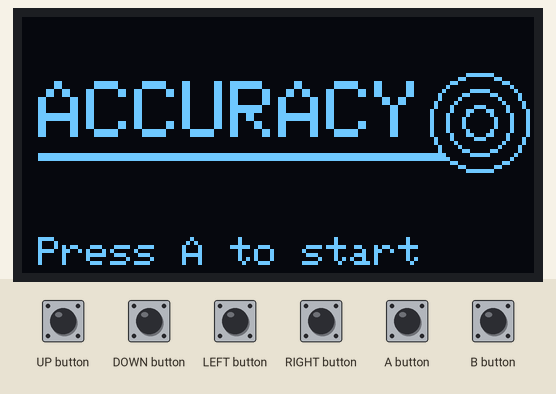
Simulated run of this sketch. Board: Arduboy, built with avr-gcc and run on an emulated ATmega32U4. Shown: 128×64 one-colour display. The inputs (shaded band) are chosen by the test bench.

Above: at 1.2 s.
1.3 s: A button pressed for 0.15 s
At 1.48 s:
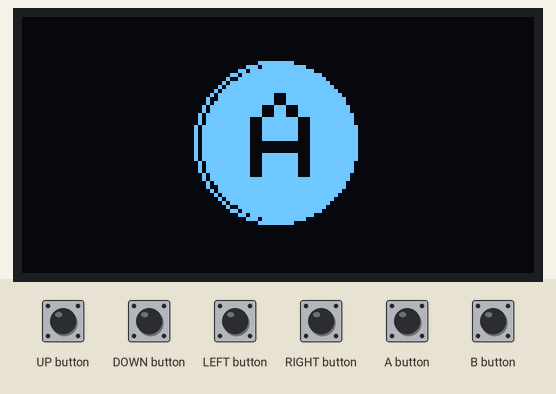
2.0 s: A button pressed for 1 s
At 3.2 s:
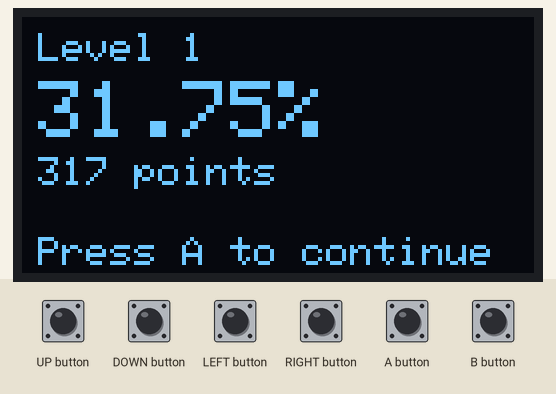
Timing chart, 0 to 5.0 s (numbered marks = the images above; inputs shaded):
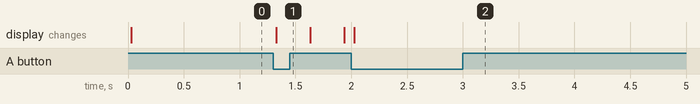

Measured:
- after the input at 1.3 s, the display: changes at once (image 1)
- after the input at 2.0 s, the display: changes at once (image 2)

The sketch:

Accuracy.ino
```cpp
// Accuracy
// K. M. Kroski
// 14 Dec 2016

#include <Arduboy.h>

Arduboy arduboy;

bool abuffer = false;
byte state = 0;
float accuracy = 0.0;
unsigned int score = 0;
byte level = 1;
byte xpos = 63;
bool left = false;

void resetGame() {
  score = 0;
  level = 1;
  xpos = 63;
  left = false;
  state = 0;
}

void setup() {
  arduboy.begin();
  arduboy.setFrameRate(60);
  resetGame();
}

void loop() {
  if (!arduboy.nextFrame()) { return; }

  arduboy.clear();

  if (arduboy.notPressed(A_BUTTON)) {
    abuffer = false;
  }

  switch (state) {
    case 0: {
      arduboy.setTextSize(2);
      arduboy.setCursor(4, 16);
      arduboy.print("ACCURACY");

      arduboy.setTextSize(1);
      arduboy.setCursor(4, 55);
      arduboy.print("Press A to start");

      arduboy.drawRect(4, 34, 102, 2, WHITE);
      arduboy.drawCircle(114, 26, 12, WHITE);
      arduboy.drawCircle(114, 26, 8, WHITE);
      arduboy.drawCircle(114, 26, 4, WHITE);

      if (arduboy.pressed(A_BUTTON) && !abuffer) {
        abuffer = true;
        state = 1;
      }
      break;
    }

    case 1: {
      if (left) {
        xpos -= level;
      } else {
        xpos += level;
      }

      arduboy.drawCircle(63, 31, 20, WHITE);
      arduboy.drawCircle(63, 31, 15, WHITE);
      arduboy.drawCircle(63, 31, 10, WHITE);
      arduboy.drawCircle(63, 31, 5, WHITE);

      arduboy.fillCircle(xpos, 31, 19, WHITE);\
      arduboy.drawChar(xpos - 7, 19, 'A', BLACK, WHITE, 3);

      if (xpos <= 20) {
        left = false;
      } else if (xpos >= 107) {
        left = true;
      }

      if (arduboy.pressed(A_BUTTON) && !abuffer) {
        abuffer = true;

        accuracy = 100 * (1.0 - (abs(63 - xpos) / 63.0));
        score += accuracy * 10;

        state = 2;
      }
      break;
    }

    case 2: {
      arduboy.setTextSize(2);
      arduboy.setCursor(4, 16);
      arduboy.print(accuracy);
      arduboy.print("%");

      arduboy.setTextSize(1);
      arduboy.setCursor(4, 4);
      arduboy.print("Level ");
      arduboy.print(level);

      arduboy.setCursor(4, 35);
      arduboy.print(score);
      arduboy.print(" points");

      arduboy.setCursor(4, 55);
      arduboy.print("Press A to continue");

      if (arduboy.pressed(A_BUTTON) && !abuffer) {
        abuffer = true;

        level++;
        if (level > 10) {
          state = 3;
        } else {
          xpos = 63;
          left = false;
          state = 1;
        }
      }
      break;
    }

    case 3: {
      arduboy.setTextSize(2);
      arduboy.setCursor(4, 16);
      arduboy.print("GAME OVER");

      arduboy.setTextSize(1);
      arduboy.setCursor(4, 35);
      arduboy.print(score);
      arduboy.print(" points");

      arduboy.setCursor(4, 55);
      arduboy.print("Press A to restart");

      if (arduboy.pressed(A_BUTTON) && !abuffer) {
        abuffer = true;
        resetGame();
      }
      break;
    }
  }

  arduboy.display();
}
```
